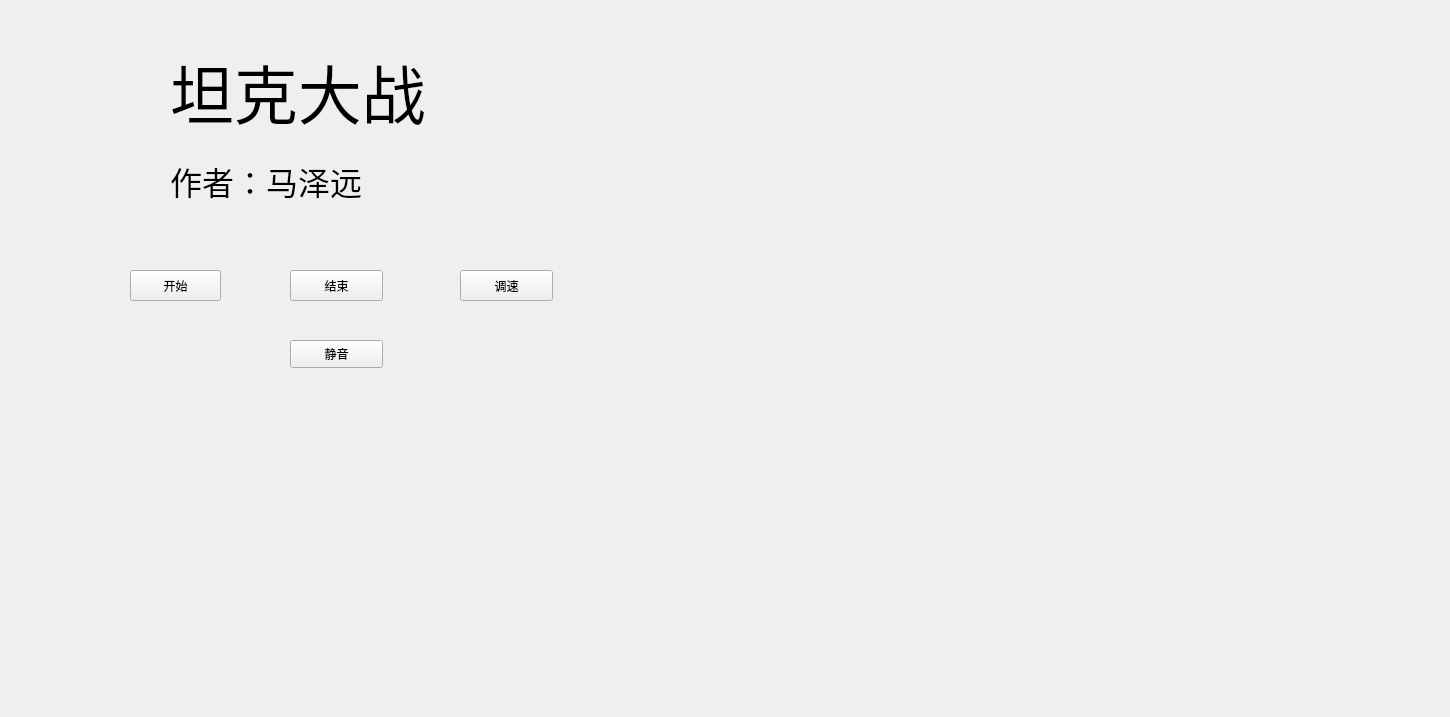
<?xml version="1.0" encoding="UTF-8"?>
<ui version="4.0">
 <class>MainWindow</class>
 <widget class="QMainWindow" name="MainWindow">
  <property name="geometry">
   <rect>
    <x>0</x>
    <y>0</y>
    <width>1450</width>
    <height>717</height>
   </rect>
  </property>
  <property name="windowTitle">
   <string>MainWindow</string>
  </property>
  <property name="styleSheet">
   <string notr="true">background-image: url(:/bk.jpeg);</string>
  </property>
  <widget class="QWidget" name="centralWidget">
   <widget class="QLabel" name="label">
    <property name="geometry">
     <rect>
      <x>170</x>
      <y>50</y>
      <width>351</width>
      <height>81</height>
     </rect>
    </property>
    <property name="font">
     <font>
      <family>楷体</family>
      <pointsize>48</pointsize>
     </font>
    </property>
    <property name="text">
     <string>坦克大战</string>
    </property>
   </widget>
   <widget class="QLabel" name="label_2">
    <property name="geometry">
     <rect>
      <x>170</x>
      <y>140</y>
      <width>351</width>
      <height>81</height>
     </rect>
    </property>
    <property name="font">
     <font>
      <family>楷体</family>
      <pointsize>24</pointsize>
     </font>
    </property>
    <property name="text">
     <string>作者：马泽远</string>
    </property>
   </widget>
   <widget class="QPushButton" name="pushButton">
    <property name="geometry">
     <rect>
      <x>130</x>
      <y>270</y>
      <width>91</width>
      <height>31</height>
     </rect>
    </property>
    <property name="text">
     <string>开始</string>
    </property>
   </widget>
   <widget class="QPushButton" name="pushButton_2">
    <property name="geometry">
     <rect>
      <x>290</x>
      <y>270</y>
      <width>93</width>
      <height>31</height>
     </rect>
    </property>
    <property name="text">
     <string>结束</string>
    </property>
   </widget>
   <widget class="QPushButton" name="pushButton_3">
    <property name="geometry">
     <rect>
      <x>460</x>
      <y>270</y>
      <width>93</width>
      <height>31</height>
     </rect>
    </property>
    <property name="text">
     <string>调速</string>
    </property>
   </widget>
   <widget class="QPushButton" name="pushButton_4">
    <property name="geometry">
     <rect>
      <x>290</x>
      <y>340</y>
      <width>93</width>
      <height>28</height>
     </rect>
    </property>
    <property name="text">
     <string>静音</string>
    </property>
   </widget>
  </widget>
 </widget>
 <layoutdefault spacing="6" margin="11"/>
 <resources/>
 <connections/>
</ui>
